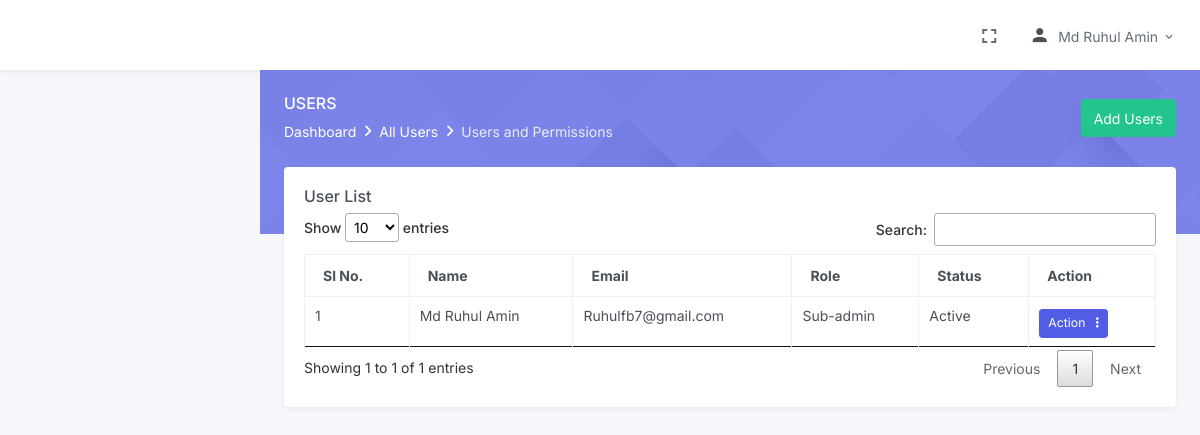
Screenshot of /users.php (signed in) with the database file from the repository.
### tables this page shows
CREATE TABLE `users` (
  `id` int(255) NOT NULL,
  `role_id` int(11) NOT NULL,
  `name` varchar(50) NOT NULL,
  `email` varchar(50) NOT NULL,
  `mobile` varchar(11) NOT NULL,
  `password` varchar(50) NOT NULL,
  `gender` varchar(10) NOT NULL,
  `created_at` datetime NOT NULL,
  `created_by` int(11) NOT NULL,
  `updated_at` datetime DEFAULT NULL,
  `updated_by` int(11) DEFAULT NULL,
  `vkey` varchar(100) DEFAULT NULL,
  `status` int(11) NOT NULL DEFAULT '1'
);

CREATE TABLE `roles` (
  `id` int(255) NOT NULL,
  `role_id` int(1) NOT NULL,
  `role` varchar(20) NOT NULL,
  `status` int(11) NOT NULL DEFAULT '1'
);

### inc/functions.inc.php (called while the page is built, shortened)
<?php
function db_conn()
{
    $db = mysqli_connect("localhost", "bgdbilli_client", "bgdclient", "bgdbilli_client");
    return $db;
}
function select($table_name, $field_names, $conditions = "", $join = "")
{
    $new_conditions = $conditions;
    if ($conditions) {
        $new_conditions =  "WHERE $conditions ";
    }
      $select = "SELECT $field_names FROM $table_name $join $new_conditions";
    $result = mysqli_query(db_conn(), $select);
    return $result;
}

### users.php (the view, shortened to what this page needs)
<?php
require_once "inc/header.inc.php"; ?>
<div class="main-content">
    <div class="page-content">
        <div class="page-title-box">
            <div class="container-fluid">
                <div class="row align-items-center">
                    <div class="col-sm-6">
                        <div class="page-title">
                            <h4>Users</h4>
                            <ol class="breadcrumb m-0">
                                <li class="breadcrumb-item"><a href="index.php">Dashboard</a></li>
                                <li class="breadcrumb-item"><a href="javascript: void(0);">All Users</a></li>
                                <li class="breadcrumb-item active">Users and Permissions</li>
                            </ol>
                        </div>
                    </div>
                    <div class="col-sm-6">
                        <div class="float-end d-none d-sm-block">
                            <a href="add-users.php" class="btn btn-success">Add Users</a>
                        </div>
                    </div>
                </div>
            </div>
        </div>
        <div class="container-fluid">
            <div class="page-content-wrapper">
                <div class="row">
                    <div class="col-12">
                        <div class="card">
                            <div class="card-body">
                                <h4 class="header-title">User List</h4>
                                <table id="datatable" class="table table-bordered dt-responsive nowrap  mt-3" style="border-collapse: collapse; border-spacing: 0; width: 100%;">
                                    <thead>
                                        <tr>
                                            <th>Sl No.</th>
                                            <th>Name</th>
                                            <th>Email</th>
                                            <th>Role</th>
                                            <th>Status</th>
                                            <th>Action</th>
                                        </tr>
                                    </thead>
                                    <tbody>
                                        <?php
                                        $serial = 0;
                                        foreach (select('users', '*', 'role_id!=1 ') as $user) :
                                            $role_id = $user['role_id'];
                                            $roles = mysqli_fetch_assoc(select('roles', 'role', "role_id='$role_id'"));
                                        ?>
                                            <tr>
                                                <td><?= ++$serial ?></td>
                                                <td><?= $user['name'] ?></td>
                                                <td><?= $user['email'] ?></td>
                                                <td><?= ucfirst($roles['role'])  ?></td>
                                                <td>
                                                    <?php
                                                    if( $user['status'] == 1){
                                                        echo 'Active';
                                                    }else{
                                                       echo 'Deactive';
                                                    }
                                                    ?>
                                                </td>
                                                <td>
                                                    <div class="btn-group mt-1 me-1">
                                                        <button class="btn btn-primary btn-sm dropdown-toggle" type="button" data-bs-toggle="dropdown" aria-haspopup="true" aria-expanded="false">
                                                            Action &nbsp; <i class="fa fa-ellipsis-v"></i></i>
                                                        </button>
                                                    </div>
                                                </td>
                                            </tr>
                                        <?php endforeach ?>
                                    </tbody>
                                </table>
                            </div>
                        </div>
                    </div>
                </div>
            </div>
        </div>
    </div>
</div>
<?php require_once "inc/footer.inc.php" ?>

### rows the page displays
users: name "Md Ruhul Amin", email "Ruhulfb7@gmail.com", role.role "Sub-admin", status "Active"

### other values shown
$_SESSION['USER_NAME'] "Md Ruhul Amin"
